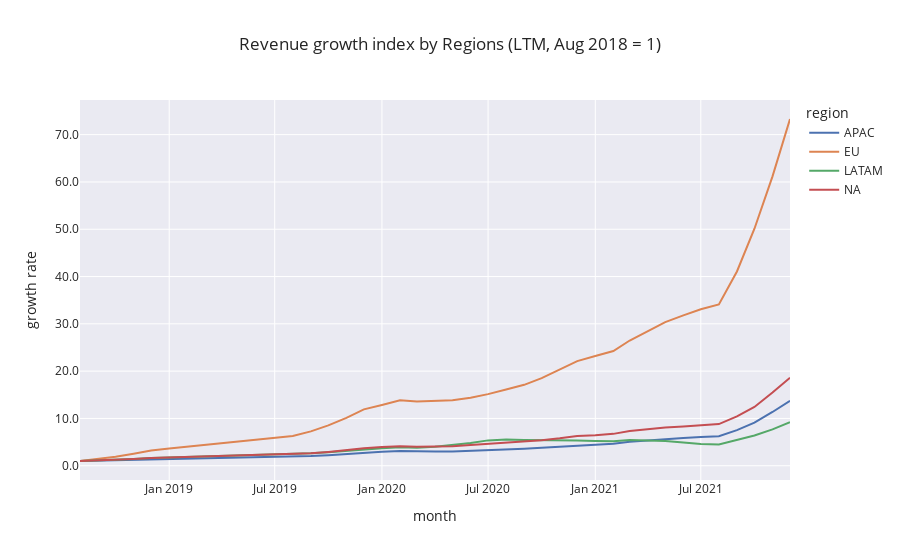

This figure's notebook cell:
### Code cell
# growth index
fig=px.line(
    geo_data_index.reset_index(),
    x='date',
    y='growth_rate_yoy',
    color='region',
    template='seaborn',
    title='Revenue growth index by Regions (LTM, Aug 2018 = 1)'
)

fig.update_layout(
    xaxis_title="month", yaxis_title="growth rate",
    yaxis_tickformat = '.1f'
)

fig.show()
